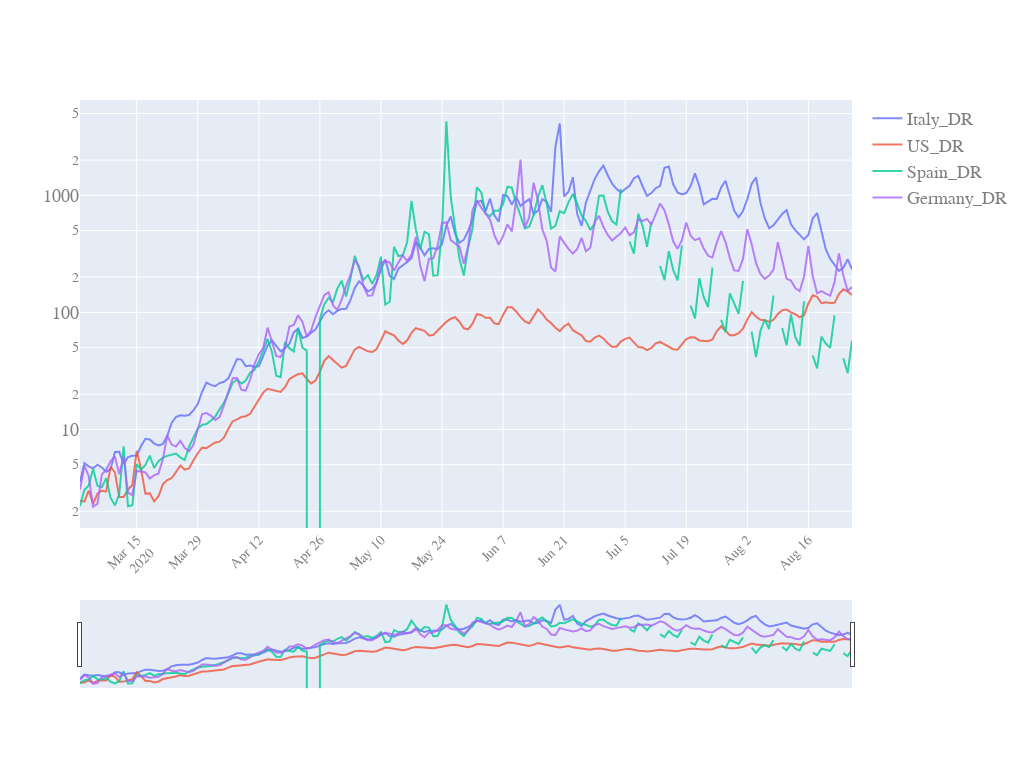

This figure's notebook cell:
### Code cell
start_pos=40
quick_plot(df_analyse.date[start_pos:],
          df_analyse.iloc[start_pos:,[13,14,15,16]],
          y_scale='log',
          slider=True)

### Figure 1 — Plotly figure (JSON) as saved in the notebook; plotly's stock layout.template omitted (floating-point values rounded to 4 significant figures; data arrays with more than 128 entries replaced by an {"elided": "..."} marker saying what was removed)
{"data": [{"mode": "lines", "name": "Italy_DR", "opacity": 0.8, "type": "scatter", "x": {"elided": "178 str values"}, "y": {"elided": "178 float values"}}, {"mode": "lines", "name": "US_DR", "opacity": 0.8, "type": "scatter", "x": {"elided": "178 str values"}, "y": {"elided": "178 float values"}}, {"mode": "lines", "name": "Spain_DR", "opacity": 0.8, "type": "scatter", "x": {"elided": "178 str values"}, "y": {"elided": "178 float values"}}, {"mode": "lines", "name": "Germany_DR", "opacity": 0.8, "type": "scatter", "x": {"elided": "178 str values"}, "y": {"elided": "178 float values"}}], "layout": {"autosize": true, "font": {"color": "#7f7f7f", "family": "PT Sans, monospace", "size": 18}, "height": 768, "width": 1024, "xaxis": {"nticks": 20, "rangeslider": {"visible": true}, "tickangle": -45, "tickfont": {"color": "#7f7f7f", "size": 14}}, "yaxis": {"type": "log"}}}
